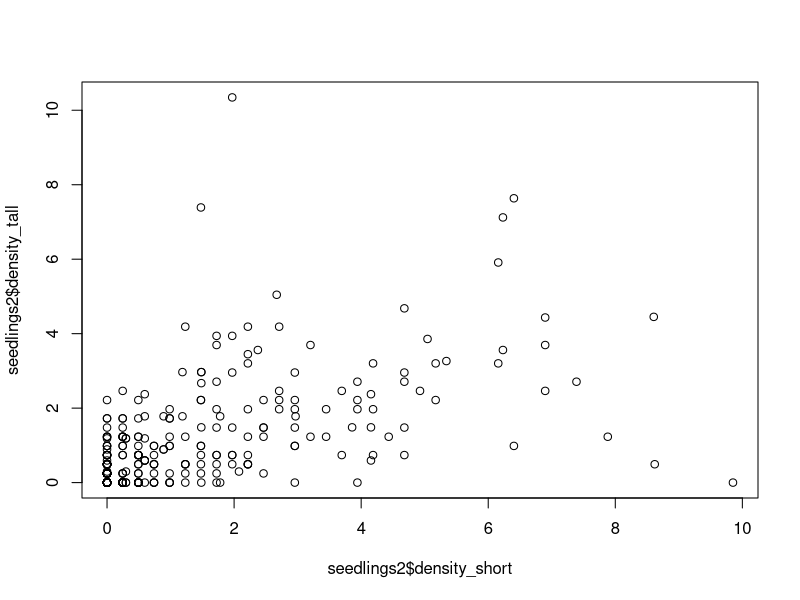
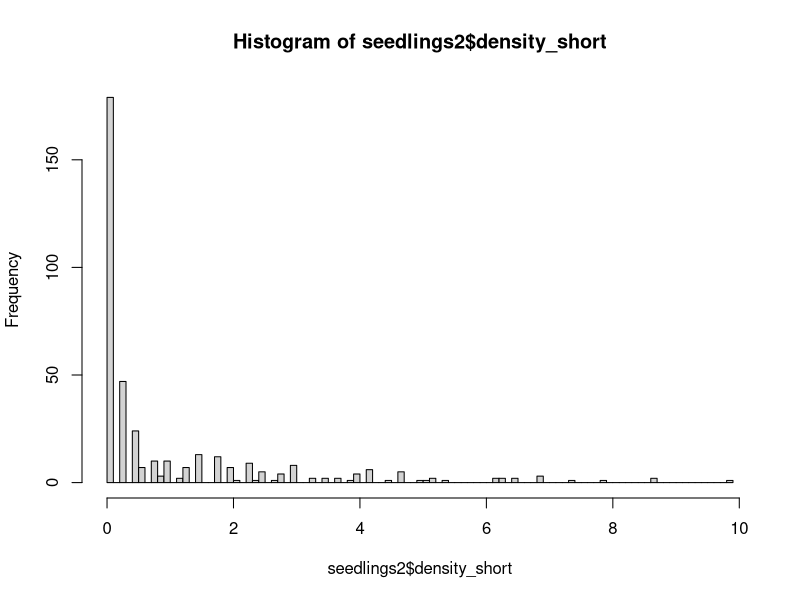
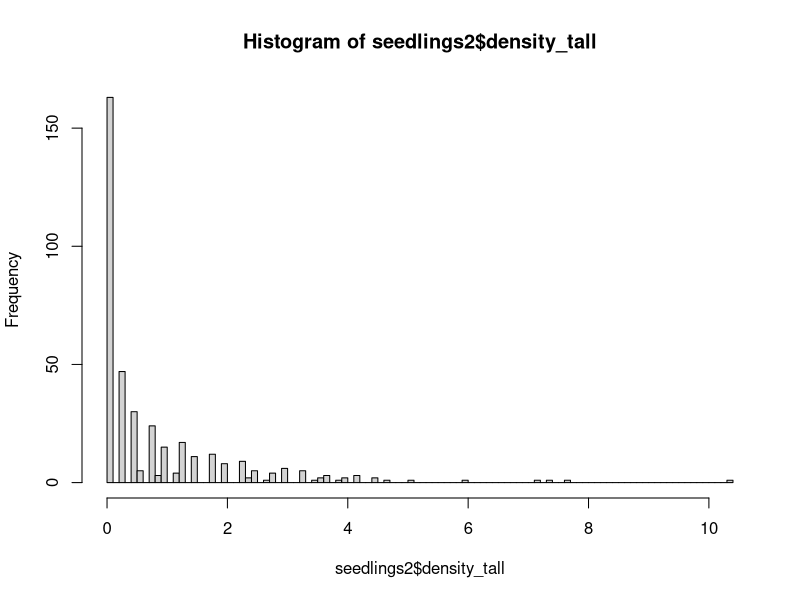
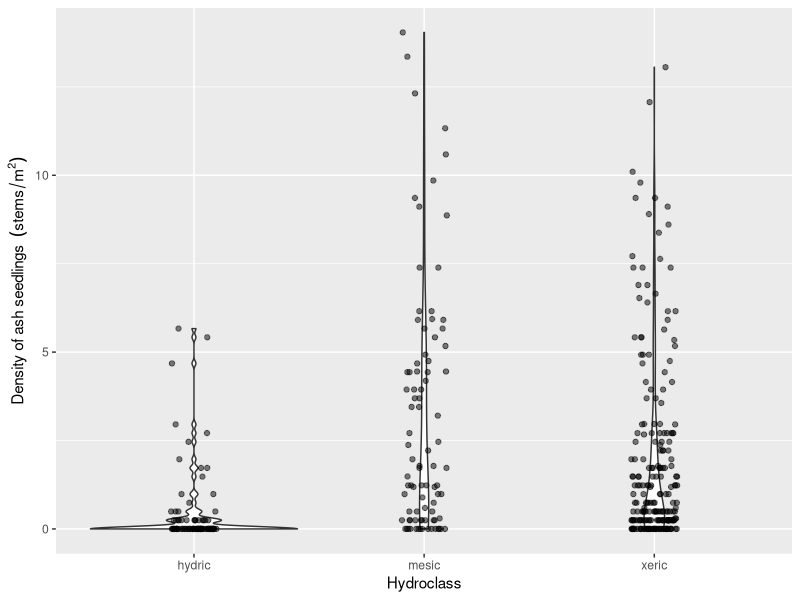
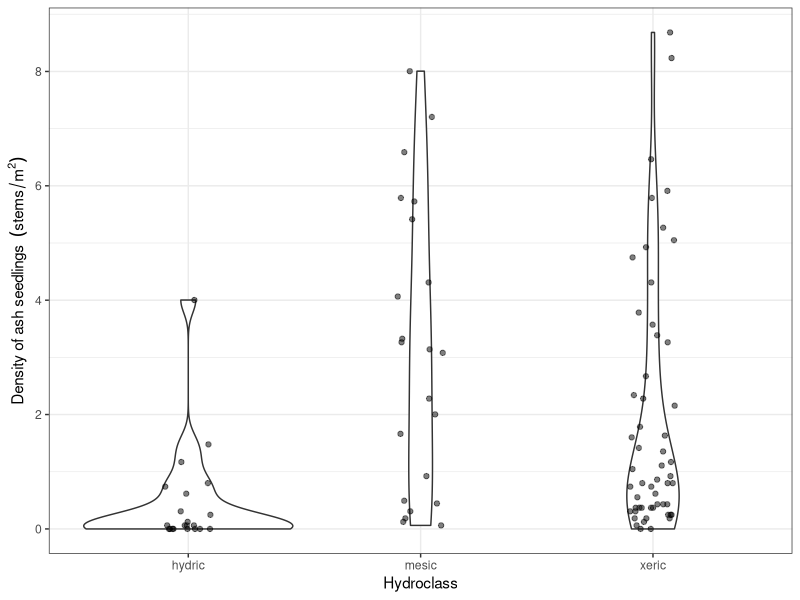
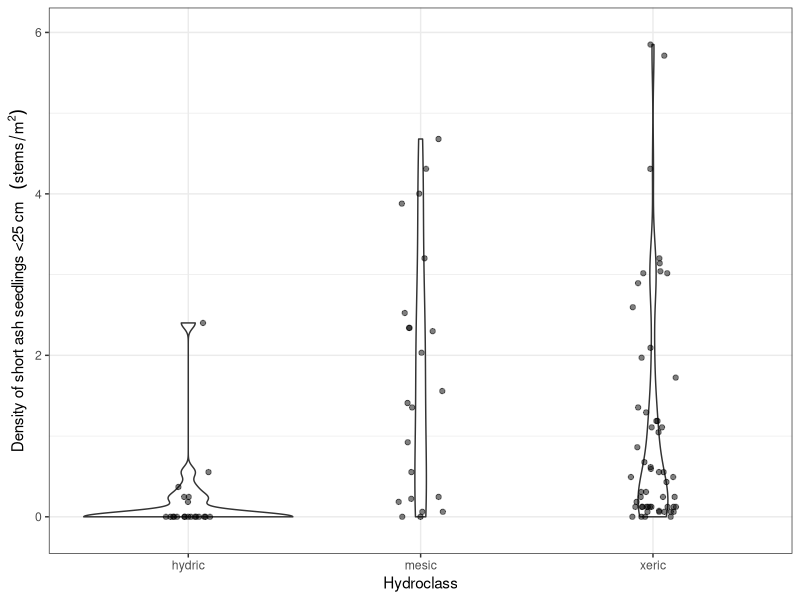
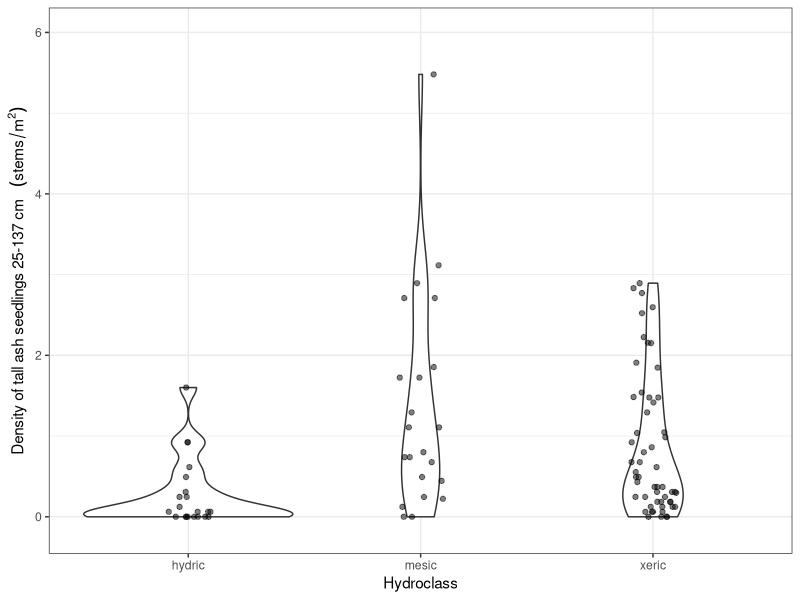
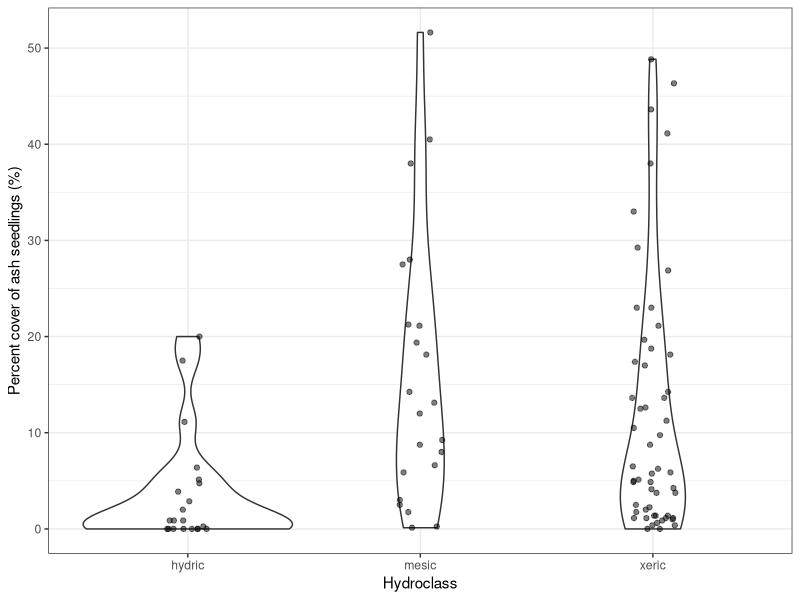

Recreate these plots in R, in order.
# Aaron Tayal
# 8/26/2024
# The purpose is to report what the stem 
# density of ash seedlings, saplings, small trees, and trees is

library(ggplot2)
library(dplyr)

# Plot centers ---------------------------------------------------------------

plot_centers <- read.csv("Raw_data/EAB_Michigan_2024_plot_centers.csv")

# There are 111 plots (37 transects) that I plan to visit (and 2 extra rows due 
# to confusion about the true center for plot 75):
nrow(plot_centers)

# There are 98 plots that I have collected seedling data (not counting 75_north):
sum(plot_centers$seedlings_done_y_n == "y")

# Similarly, there are 98 plots that I have collected sapling data (not counting 
# 75_north):
sum(plot_centers$saplings_done_y_n == "y")

# There are 97 plots that I have collected tree data for (not counting 75_north).
# At plot 91 at Hudson Mills, we ran out of time to collect tree data due to a 
# thunderstorm
sum(plot_centers$trees_done_y_n == "y")

# There are 2 plots where we found and measured the center tree but did not 
# collect any seedling, sapling, or tree data due to high waters and a time 
# crunch. These were plots 23 and 66, both at Island Lake.
#View(plot_centers[plot_centers$seedlings_done_y_n == "n",])

# This leaves 11 plots that we have neither found the center or recorded data
# for. Four at Hudson Mills, six at Indian Springs, and one at Island Lake. 
# Note: we technically found plot 61 at Island Lake, but I forgot to write
# the center tree DBH, and thus I'm considering it completely not-started.
#View(plot_centers[plot_centers$seedlings_done_y_n == "",])

# Summary: 97 done + 3 partially done + 11 not-started = 111 plots

# Hydroclass -----------------------------------------------------------------

hydro <- read.csv("Raw_data/MI-plot-hydroclasses.csv")
# The column "mstrlvl" is either xeric, mesic, or hydric. All plots in one
# transect (3 plots) will have the same assignment of mstrlvl. I will also 
# call this the "hydroclass". The column "plotmstr" has a value from 1 to 5 
# (1 being driest and 5 being the most flooded). The "plotmstr" value can
# vary within a transect. I think it is based on the results of some kind of 
# soil moisture test.

# Note: "MI-plot-hydroclasses.csv" has hydroclass data for 129 plots, including
# some that I do not plan to visit because they are designated "non-ash" plots
# or they are at Brighton.

# Seedlings -------------------------------------------------------------------

seedlings <- read.csv("Raw_data/EAB_Michigan_2024_seedlings.csv")

# At one plot (75 at Indian Springs), we found two center trees marked 75.
# The true, original plot 75 is the one I want to use. I called this one 
# "75_south" in my datasheet this year. So I need to remove "75_north" rows and
# rename "75_south" rows as simply "75".
seedlings <- seedlings[seedlings$center_tree_number != "75_north",]
seedlings$center_tree_number[seedlings$center_tree_number == "75_south"] <- "75"

seedlings$center_tree_number <- as.integer(seedlings$center_tree_number)

# To combine the data on hydroclasses with the seedling data, I will
# use inner_join, which keeps only the rows which have center_tree_number
# matching between the two datasets:
seedlings2 <- inner_join(seedlings, hydro, by="center_tree_number")
# I notice that the number of rows of seedlings and seedlings2 are the same,
# indicating that the dataframe hydro contained all the center tree numbers
# that I have
nrow(seedlings) == nrow(seedlings2)

# We recorded data for each quadrant of each microplot, so I need to add up the
# four quadrants for short seedlings (those that are shorter than 25 cm):
seedlings2$number_short <- 
  seedlings2$northeast_number_established_short +
  seedlings2$southeast_number_established_short +
  seedlings2$southwest_number_established_short +
  seedlings2$northwest_number_established_short

# Same for tall seedlings:
seedlings2$number_tall <- 
  seedlings2$northeast_number_established_tall +
  seedlings2$southeast_number_established_tall +
  seedlings2$southwest_number_established_tall +
  seedlings2$northwest_number_established_tall

# Now make a column for the total number of seedlings (both short and tall):
seedlings2$number_seedlings <- seedlings2$number_short + seedlings2$number_tall

# Now I need to divide the raw counts by the area of the circular microplot to
# get the density. The density will be in units of stems per meter^2
seedlings2$density_short <-
  (seedlings2$number_short / seedlings2$area_of_microplot_m_squared)

seedlings2$density_tall <-
  (seedlings2$number_tall / seedlings2$area_of_microplot_m_squared)

seedlings2$density_seedlings <- 
  (seedlings2$number_seedlings / seedlings2$area_of_microplot_m_squared)

# For a common sense check, I'll plot the density of short seedlings against
# the density of tall seedlings.  I predict (prior to seeing it) that they 
# will be correlated.
plot(seedlings2$density_short,
     seedlings2$density_tall)

# I will plot histograms for short and tall seedlings. I want to know what is 
# the qualitative shape of the distribution:
hist(seedlings2$density_short, breaks=100)
hist(seedlings2$density_tall, breaks=100)

# Note: these density variables are pseudo-continuous, but really they are
# discrete, because the counts are discrete, and so there are only a limited
# number of values that the density can take.

# I want to make a violin plot that shows the distribution of seedling densities
# for each of the three hydroclasses (xeric, mesic, and hydric)
ggplot(data=seedlings2, aes(x=factor(mstrlvl), 
                            y=density_seedlings)) +
  geom_violin() +
  geom_jitter(height=0, width=0.1, alpha=0.5) +
  xlab("Hydroclass") +
  ylab(bquote("Density of ash seedlings " ~ (stems/m^2)))

# I want to take an average of the 4 microplots in order to report data at the 
# plot level. 

# IMPORTANT NOTE: sometimes, we forgot to write the percent cover
# for 1 out of 4 of the microplots. I have instructed the code to strip NA values
# before taking the mean.  I'm assuming it's okay because we still have three other
# values, but I need to check on this.

seedlings_by_plot <- seedlings2 %>% group_by(center_tree_number) %>% 
  summarize(mean_percent_cover = mean(percent_cover_0_0.5_1_3.5_8_15.5_25.5_etc, 
                                 na.rm=TRUE),
            mean_density_short = mean(density_short),
            mean_density_tall = mean(density_tall),
            mean_density_seedlings = mean(density_seedlings),
            mstrlvl = first(mstrlvl))

# Make a graph that shows the seedling densities by hydroclass, at the plot level
ggplot(data=seedlings_by_plot, aes(x=factor(mstrlvl), y=mean_density_seedlings)) +
  geom_violin() +
  geom_jitter(height=0, width=0.1, alpha=0.5) +
  xlab("Hydroclass") +
  ylab(bquote("Density of ash seedlings " ~ (stems/m^2))) +
  scale_y_continuous(breaks=seq(0,9,2)) +
  theme_bw()

# Make a similar graph for short seedlings (under 25 cm):
ggplot(data=seedlings_by_plot, aes(x=factor(mstrlvl), y=mean_density_short)) +
  geom_violin() +
  geom_jitter(height=0, width=0.1, alpha=0.5) +
  xlab("Hydroclass") +
  ylab(bquote("Density of short ash seedlings <25 cm  " ~ (stems/m^2))) +
  scale_y_continuous(breaks=seq(0,9,2)) +
  ylim(-0.15, 6) +
  theme_bw()

# Same for tall seedlings:
ggplot(data=seedlings_by_plot, aes(x=factor(mstrlvl), y=mean_density_tall)) +
  geom_violin() +
  geom_jitter(height=0, width=0.1, alpha=0.5) +
  xlab("Hydroclass") +
  ylab(bquote("Density of tall ash seedlings 25-137 cm  " ~ (stems/m^2))) +
  ylim(-0.15, 6) +
  theme_bw()

# And for percent cover:
ggplot(data=seedlings_by_plot, aes(x=factor(mstrlvl), y=mean_percent_cover)) +
  geom_violin() +
  geom_jitter(height=0, width=0.1, alpha=0.5) +
  xlab("Hydroclass") +
  ylab("Percent cover of ash seedlings (%)") +
  theme_bw()

# Saplings --------------------------------------------------------------------

saplings <- read.csv("Raw_data/EAB_Michigan_2024_saplings.csv")
# Remove 75_north and rename 75_south to 75 (see seedlings for details)
saplings <- saplings[saplings$center_tree_number != "75_north",]
saplings$center_tree_number[saplings$center_tree_number == "75_south"] <- "75"

saplings$center_tree_number <- as.integer(saplings$center_tree_number)

# Trying to add in the hydroclass to this dataframe:
saplings2 <- inner_join(saplings, hydro, by="center_tree_number")
nrow(saplings) == nrow(saplings2)

# Saplings were counted in each quadrant, so I want to sum up the quadrants
# to get a total number of saplings by plot
saplings_by_plot <- saplings2 %>% group_by(center_tree_number) %>% 
  summarize(number_saplings = sum(number_of_stems),
            mstrlvl = first(mstrlvl))

# To find the density of saplings, I need to divide the number of saplings 
# found in the subplot (8 meters in radius) by the area of that subplot. 
# The area of the subplot is 201.062 m^2. The unit will be stems per m^2.
saplings_by_plot$density_saplings <- saplings_by_plot$number_saplings / 201.062

# I would like to also change the units to stems per hectare:
saplings_by_plot$density_saplings_stems_per_ha <- 
  saplings_by_plot$density_saplings * 10000

# Now, make a violin plot that shows the number of saplings found at each plot, 
# as a function of hydroclass
ggplot(data=saplings_by_plot, aes(x=factor(mstrlvl), 
                                  y=density_saplings)) + 
  geom_violin() +
  geom_jitter(height=0, width=0.1, alpha=0.5) +
  xlab("Hydroclass") +
  ylab(bquote("Density of ash saplings " ~ (stems/m^2))) +
  theme_bw()

# Small trees and trees -------------------------------------------------------

trees <- read.csv("Raw_data/EAB_Michigan_2024_trees.csv")

# Remove 75_north and rename 75_south to 75 (see seedlings for details)
trees <- trees[trees$center_tree_number != "75_north",]
trees$center_tree_number[trees$center_tree_number == "75_south"] <- "75"

trees$center_tree_number <- as.integer(trees$center_tree_number)
trees$ash_species <- as.factor(trees$ash_species)

# Add in hydroclass data
trees2 <- inner_join(trees, hydro, by="center_tree_number")
nrow(trees) == nrow(trees2)

# Remove any rows where the species of tree is not ash (keep rows where ash_species is NA)
# Note: the hickory and Zanthoxylum rows were tagged trees
levels(trees2$ash_species)
trees2 <- trees2[( trees2$ash_species != "hickory" | is.na(trees2$ash_species) ), ]
trees2 <- trees2[( trees2$ash_species != "Zanthoxylum (prickly ash)" | is.na(trees2$ash_species) ), ]
trees2$ash_species <- droplevels(trees2$ash_species)
levels(trees2$ash_species)

# I want to make a column that simplifies ash_species so that there are only 
# three categories: black, green/white/pumpkin, and unknown
trees2$ash_species_simple <- as.character(trees2$ash_species)
trees2$ash_species_simple[trees2$ash_species_simple == "green"] <- "green_white_or_pumpkin"
trees2$ash_species_simple[trees2$ash_species_simple == "green or pumpkin"] <- "green_white_or_pumpkin"
trees2$ash_species_simple[trees2$ash_species_simple == "green or white"] <- "green_white_or_pumpkin"
trees2$ash_species_simple[trees2$ash_species_simple == "green white or pumpkin"] <- "green_white_or_pumpkin"
trees2$ash_species_simple[trees2$ash_species_simple == "black?"] <- "unknown"
trees2$ash_species_simple[trees2$ash_species_simple == "?"] <- "unknown"
trees2$ash_species_simple[trees2$ash_species_simple == "green?"] <- "unknown"
trees2$ash_species_simple[trees2$ash_species_simple == "white?"] <- "unknown"
trees2$ash_species_simple <- as.factor(trees2$ash_species_simple)
table(trees2$ash_species_simple)

# Which center_tree_number values are found in seedlings but not found in 
# trees?
a <- seedlings_by_plot$center_tree_number
b <- unique(trees2$center_tree_number)
b
setdiff(a, b)
# Plot 91 at Hudson Mills is correct to be missing from trees2

# Make sure the variable that records which quadrant the tree was in is accurate:
trees2$quadrant_NE_SE_SW_NW <- as.factor(trees2$quadrant_NE_SE_SW_NW)
summary(trees2$quadrant_NE_SE_SW_NW)
trees2[trees2$quadrant_NE_SE_SW_NW == "?",] # The only rows with ? for quadrant
# are about 100 meters from the center

# Which rows are simply recording the absence of any trees?
c <- trees2$center_tree_number[trees2$quadrant_NE_SE_SW_NW == "none"]
c
unique(c)
d <- trees2$center_tree_number[trees2$quadrant_NE_SE_SW_NW != "none"]
unique(d)
intersect(unique(c), unique(d)) # Make sure no trees are recorded from plots
# also marked as having no trees.

# We only recorded compass direction at the begginning of summer 
# (it was a lot of work). But we can at least check the data against quadrant
# to see if they agree
trees2$compass_direction <- as.numeric(trees2$compass_direction)
ggplot(data=trees2, aes(x=quadrant_NE_SE_SW_NW, y=compass_direction)) +
  geom_point() +
  geom_hline(yintercept=90) +
  geom_hline(yintercept=180) +
  geom_hline(yintercept=270)
# Looks like there are three rows where compass direction and quadrant disagree:
trees2[trees2$compass_direction > 270 & trees2$quadrant_NE_SE_SW_NW != "NW" &
        is.na(trees2$compass_direction) == FALSE , ]
# All of these three rows were tagged ash. When it comes time to identify tagged
# ash in datasets from previous years, we will know about this issue. I'm not
# going to try to change anything right now.
  

# I want to create a new dataframe of trees so that small trees (2.5-10 cm DBH)
# are counted only if they occur within the 8 meter radius subplot. Furthermore,
# trees (10 cm DBH and up) are counted only if they occur within the 18 meter
# radius main plot

# First I need to change the variable distance_to_center_meters into a 
# numeric variable.  For many of the trees inside the 8 meter subplot, we
# simply wrote "less than 8" to indicate it was in the subplot. So now I 
# will name these as 4 (4 meters) even though they ranged from 0 m to 8 m
trees2$distance_to_center_meters_simple <- trees2$distance_to_center_meters
trees2$distance_to_center_meters_simple[trees2$distance_to_center_meters_simple == "less than 8"] <- "4"
trees2$distance_to_center_meters_simple[trees2$distance_to_center_meters_simple == "between 8 and 18"] <- "13"
trees2$distance_to_center_meters_simple[trees2$distance_to_center_meters_simple == "greater than 18"] <- "25"
trees2$distance_to_center_meters_simple[trees2$distance_to_center_meters_simple == "approx 100 m"] <- "100"
trees2$distance_to_center_meters_simple <- as.numeric(trees2$distance_to_center_meters_simple)
hist(trees2$distance_to_center_meters_simple, breaks=100)

# Small trees must be >= 2.5 cm DBH AND < 12.5 cm DBH AND distance to the center
# must be <= 8 meters
small_trees_filtered <- trees2 %>% dplyr::filter(quadrant_NE_SE_SW_NW != "none") %>%
  dplyr::filter(diameter_at_137_cm_in_cm >= 2.5) %>%
  dplyr::filter(diameter_at_137_cm_in_cm < 10) %>%
  dplyr::filter(distance_to_center_meters_simple <= 8)
plot(small_trees_filtered$diameter_at_137_cm_in_cm)
plot(small_trees_filtered$distance_to_center_meters_simple)

# Big trees must be >= 10 cm DBH AND distance to the center must be <= 18 meters
big_trees_filtered <- trees2 %>% dplyr::filter(quadrant_NE_SE_SW_NW != "none") %>%
  dplyr::filter(diameter_at_137_cm_in_cm >= 10) %>%
  dplyr::filter(distance_to_center_meters_simple <= 18)
plot(big_trees_filtered$diameter_at_137_cm_in_cm)
plot(big_trees_filtered$distance_to_center_meters_simple)

# Now, create a summary of how many ash small trees were found in each plot
small_trees_filtered_by_plot <- small_trees_filtered %>% 
  group_by(center_tree_number, ash_species_simple) %>%
  summarise(number_small_trees = n(),
            mstrlvl = first(mstrlvl))

# Now the same type of summary for big trees
big_trees_filtered_by_plot <- big_trees_filtered %>% group_by(center_tree_number) %>%
  summarise(number_big_trees = n())

trees_filtered_by_plot <- full_join(small_trees_filtered_by_plot, 
                                    big_trees_filtered_by_plot, by="center_tree_number")
